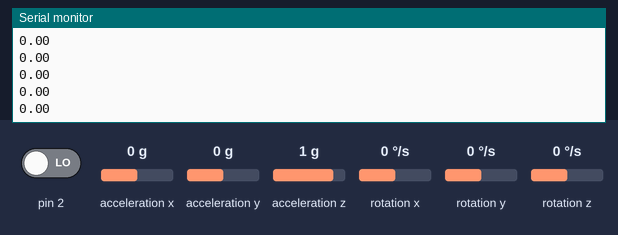
Bench run of a sketch on a simulated Arduino Uno, built with avr-gcc and run on an emulated ATmega328P. On the bench: the last lines printed to the serial monitor. Inputs (shaded band) come from the test bench; at power-on: acceleration y 0 g, acceleration z 1 g, pin 2 LOW, acceleration x 0 g, rotation x 0 °/s, rotation y 0 °/s, rotation z 0 °/s. The sensor or clock chip raises its interrupt line as the real part does.

Above: at 2.2 s.
2.3 s: acceleration y set to -1.4 g
At 2.8 s:
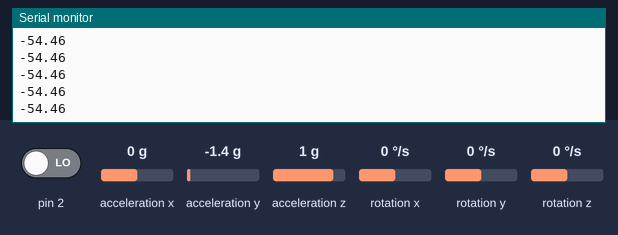
3.8 s: acceleration z set to -1.4 g
At 4.8 s:
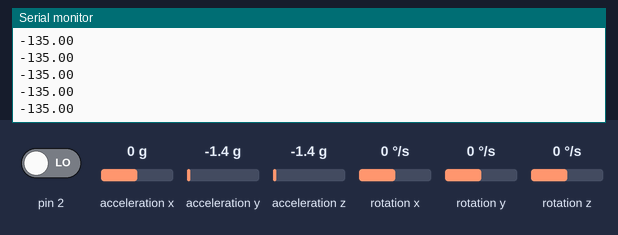
5.3 s: acceleration y set to -0.8 g
At 6.1 s:
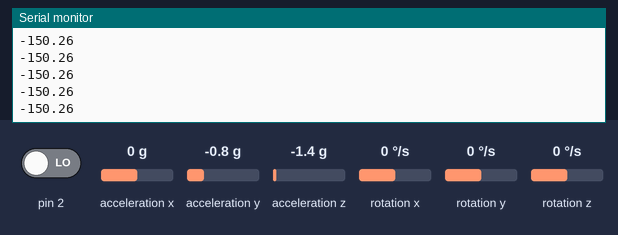
Timing chart, 0 to 8.3 s (numbered marks = the images above; inputs shaded):
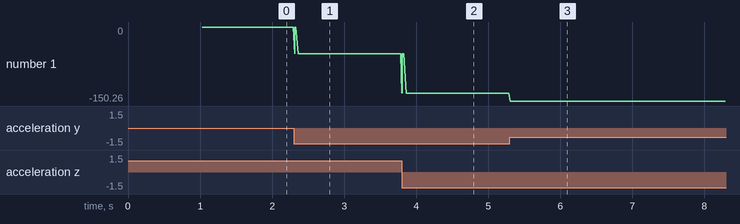

Measured:
- after the input at 2.3 s, the serial monitor: prints a new line at once (image 1)
- after the input at 3.8 s, the serial monitor: prints a new line at once (image 2)
- after the input at 5.3 s, the serial monitor: prints a new line at once (image 3)
- plotted number 1: 0 → -54.46 after the input at 2.3 s, -54.46 → -135 after the input at 3.8 s, -135 → -150.26 after the input at 5.3 s

The sketch:

DataCollection.ino
```cpp
#include "Wire.h"
#include "I2Cdev.h"
#include "MPU6050_6Axis_MotionApps20.h"

MPU6050 mpu1;
MPU6050 mpu2(0x69); //if ADO high --> MPU6050 mpu(0x69)

/* =========================================================================
 NOTE: In addition to connection 3.3v, GND, SDA, and SCL, this sketch
 depends on the MPU-6050's INT pin being connected to the Arduino's
 external interrupt #0 pin. On the Arduino Uno and Mega 2560, this is
 digital I/O pin 2.
 * ========================================================================= */

// uncomment "OUTPUT_READABLE_QUATERNION" if you want to see the actual
// quaternion components in a [w, x, y, z] format (not best for parsing
// on a remote host such as Processing or something though)
#define OUTPUT_READABLE_QUATERNION


// MPU control/status vars
bool dmpReady = false;  // set true if DMP init was successful
uint8_t mpuIntStatus1;   // holds actual interrupt status byte from MPU
uint8_t mpuIntStatus2;
uint8_t devStatus1;     // return status after each device operation (0 = success, !0 = error)
uint8_t devStatus2;
uint16_t packetSize1;    // expected DMP packet size (default is 42 bytes)
uint16_t packetSize2;
uint16_t fifoCount1;     // count of all bytes currently in FIFO
uint16_t fifoCount2;
uint8_t fifoBuffer1[64]; // FIFO storage buffer
uint8_t fifoBuffer2[64]; // FIFO storage buffer

int count=0;
// orientation/motion vars
Quaternion q1;           // [w, x, y, z]         quaternion container
Quaternion q2;
VectorInt16 aa;         // [x, y, z]            accel sensor measurements
VectorInt16 aaReal;     // [x, y, z]            gravity-free accel sensor measurements
VectorInt16 aaWorld;    // [x, y, z]            world-frame accel sensor measurements
VectorFloat gravity;    // [x, y, z]            gravity vector
float euler[3];         // [psi, theta, phi]    Euler angle container
float ypr[3];           // [yaw, pitch, roll]   yaw/pitch/roll container and gravity vector
int arr [50][3];
int arr1 [50][3];
int num;
int num1;
int big;
int big1;
// ================================================================
// ===               INTERRUPT DETECTION ROUTINE                ===
// ================================================================

volatile bool mpuInterrupt = false;     // indicates whether MPU interrupt pin has gone high
void dmpDataReady() {
  mpuInterrupt = true;
}


// ================================================================
// ===                      INITIAL SETUP                       ===
// ================================================================

//* byte start_address = 0;
//* byte end_address = 127;
void setup() {
  // join I2C bus (I2Cdev library doesn't do this automatically)
  //*byte rc;
  Wire.begin();

  for (int i=0; i<50; i++){
    arr[i][0]=1000;
    arr[i][1]=1000;
    arr[i][2]=1000;
  }
  for (int i=0; i<50; i++){
    arr1[i][0]=1000;
    arr1[i][1]=1000;
    arr1[i][2]=1000;
  }
  // initialize serial communication
  //*Serial.begin(9600);
  //*Serial.println("\nI2C Scanner");
  Serial.begin(115200);
  while (!Serial);

  /* /=========================================================================================================
   // I2C address CONTROL

   //Serial.print("Scanning I2C bus from ");
   //Serial.print(start_address,DEC);  Serial.print(" to ");  Serial.print(end_address,DEC);
   //Serial.println("...");

   for( byte addr  = start_address;
   addr <= end_address;
   addr++ ) {
   Wire.beginTransmission(addr);
   rc = Wire.endTransmission();

   if (addr<16) Serial.print("0");
   Serial.print(addr,HEX);
   if (rc==0) {
   Serial.print(" found!");
   } else {
   Serial.print(" "); Serial.print(rc); Serial.print("     ");
   }
   Serial.print( (addr%8)==7 ? "\n":" ");
   }

   Serial.println("\n-------------------------------\nPossible devices:");

   for( byte addr  = start_address;
   addr <= end_address;
   addr++ ) {
   Wire.beginTransmission(addr);
   rc = Wire.endTransmission();
   if (rc == 0) {
   Serial.print(addr,HEX); Serial.print(" = ");
   switch (addr) {
   case 0x50: Serial.println("AT24C32/AT24C64 - EEPROM"); break;
   case 0x68: Serial.println("DS1307"); break;
   default: Serial.println("Unknown"); break;
   }
   }
   }

   Serial.println("\ndone");
   }
   ========================================================================================================= */


  // initialize device
  Serial.println(F("Initializing I2C devices..."));
  mpu1.initialize();
  mpu2.initialize();

  // verify connection
  Serial.println(F("Testing device connections..."));
  Serial.println(mpu1.testConnection() ? F("MPU6050 1 connection successful") : F("MPU6050 1 connection failed"));
  Serial.println(mpu2.testConnection() ? F("MPU6050 2 connection successful") : F("MPU6050 2 connection failed"));

  // wait for ready
  //Serial.println(F("\nSend any character to begin DMP programming and demo: "));
  while (Serial.available() && Serial.read()); // empty buffer
  //while (!Serial.available());                 // wait for data
  //while (Serial.available() && Serial.read()); // empty buffer again

  // load and configure the DMP
  Serial.println(F("Initializing DMP..."));
  devStatus1 = mpu1.dmpInitialize();
  devStatus2 = mpu2.dmpInitialize();

  // make sure it worked (returns 0 if so)
  if (devStatus1 == 0 || devStatus2 == 0) {
    // turn on the DMP, now that it's ready
    Serial.println(F("Enabling DMP..."));
    mpu1.setDMPEnabled(true);
    mpu2.setDMPEnabled(true);

    // enable Arduino interrupt detection
    Serial.println(F("Enabling interrupt detection (Arduino external interrupt 0)..."));
    attachInterrupt(0, dmpDataReady, RISING);
    mpuIntStatus1 = mpu1.getIntStatus();
    mpuIntStatus2 = mpu2.getIntStatus();

    // set our DMP Ready flag so the main loop() function knows it's okay to use it
    Serial.println(F("DMP ready! Waiting for first interrupt..."));
    dmpReady = true;

    // get expected DMP packet size for later comparison
    packetSize1 = mpu1.dmpGetFIFOPacketSize();
    packetSize2 = mpu2.dmpGetFIFOPacketSize();
  }
  else {
    // ERROR!
    // 1 = initial memory load failed
    // 2 = DMP configuration updates failed
    // (if it's going to break, usually the code will be 1)
    Serial.print(F("DMP Initialization failed (code "));
    Serial.print(devStatus1);
    Serial.print(" ");
    Serial.print(devStatus2);
    Serial.println(F(")"));
  }
}


// ================================================================
// ===                    MAIN PROGRAM LOOP                     ===
// ================================================================

void loop() {
  // if programming failed, don't try to do anything
  //if (!dmpReady) return;

  // wait for MPU interrupt or extra packet(s) available
  //while (!mpuInterrupt){ // && fifoCount1 < packetSize1 && fifoCount2 < packetSize2) {
    //Serial.print("\nwaiting...\n");
  // other program behavior stuff here
  // .
  // .
  // .
  // if you are really paranoid you can frequently test in between other
  // stuff to see if mpuInterrupt is true, and if so, "break;" from the
  // while() loop to immediately process the MPU data
  // .
  // .
  // .
 // }

  // reset interrupt flag and get INT_STATUS byte
  mpuInterrupt = false;
  mpuIntStatus1 = mpu1.getIntStatus();
  mpuIntStatus2 = mpu2.getIntStatus();

  // get current FIFO count
  fifoCount1 = mpu1.getFIFOCount();
  fifoCount2 = mpu2.getFIFOCount();

  // check for overflow (this should never happen unless our code is too inefficient)
  if ((mpuIntStatus1 & 0x10) || (mpuIntStatus2 & 0x10) || fifoCount1 == 1024 || fifoCount2 == 1024) {
    // reset so we can continue cleanly
    mpu1.resetFIFO();
    mpu2.resetFIFO();
    Serial.println(F("FIFO overflow!"));

    // otherwise, check for DMP data ready interrupt (this should happen frequently)
  }
  else if ((mpuIntStatus1 & 0x02) || (mpuIntStatus2 & 0x02)) {
    // wait for correct available data length, should be a VERY short wait
    while (fifoCount1 < packetSize1 && fifoCount2 < packetSize2)
    {
      fifoCount1 = mpu1.getFIFOCount();
      fifoCount2 = mpu2.getFIFOCount();
    }

    // read a packet from FIFO
    mpu1.getFIFOBytes(fifoBuffer1, packetSize1);
    mpu2.getFIFOBytes(fifoBuffer2, packetSize2);

    // track FIFO count here in case there is > 1 packet available
    // (this lets us immediately read more without waiting for an interrupt)
    fifoCount1 -= packetSize1;
    fifoCount2 -= packetSize2;

#ifdef OUTPUT_READABLE_QUATERNION
    // display quaternion values in easy matrix form: w x y z
    mpu1.dmpGetQuaternion(&q1, fifoBuffer1);
    mpu1.dmpGetGravity(&gravity, &q1);
    mpu1.dmpGetYawPitchRoll(ypr, &q1, &gravity);
    num++;
    /*Serial.print("ypr\t");
    Serial.print(ypr[0] * 180/M_PI);
    Serial.print("\t");
    Serial.print(ypr[1] * 180/M_PI);
    Serial.print("\t");*/
    Serial.println(ypr[2] * 180/M_PI);
    int count1=(count+25)%50;
    if (1.0*arr[count1][2]-20>ypr[2]*180/M_PI){
      int x=arr[count1][2];

      if (num-20>big){

        //if (ypr[2]*180/M_PI+10<x){
        bool yoy=true;
        for (int i=0;i<49;i++){
          //Serial.println(arr[i][2]);
          if (abs(arr[i+1][2]-arr[i][2])>5){
            yoy=false;
          }
        }
        if (yoy){
          Serial.println(arr[count][2]);
          Serial.println(x);
          Serial.println(ypr[2]*180/M_PI);
          for (int kek=0;kek<50;kek++){
            Serial.println(arr[kek][2]);
          }
          if (arr[count][2]+20<ypr[2]*180/M_PI){
            Serial.write("EEEEEEEEE");
          }
          //else if (ypr[2]*180/M_PI-10>x){
          else if (arr[count][2]-20>ypr[2]*180/M_PI){
            Serial.write("CCCCCCCC");
          }
          else{
            Serial.write("DDDDDDDD");
          }
        big=num;
        }
      }
    }
    arr[count][0]=1.0*ypr[0]*180/M_PI;

    arr[count][1]=1.0*ypr[1]*180/M_PI;
    arr[count][2]=1.0*ypr[2]*180/M_PI;

    /*Serial.print(arr[0][2]);
    Serial.print(arr[1][2]);
    Serial.print(arr[2][2]);
    Serial.print(arr[3][2]);
    Serial.print(arr[4][2]);
    Serial.print(ypr[0]*180/M_PI);
    Serial.print(ypr[1]*180/M_PI);
    Serial.println(ypr[2]*180/M_PI);*/

    count+=1;
    if (count==50){
      count=0;
    }
    mpu2.dmpGetQuaternion(&q2, fifoBuffer2);
    mpu2.dmpGetGravity(&gravity, &q2);
    mpu2.dmpGetYawPitchRoll(ypr, &q2, &gravity);
    /*Serial.print("ypr\t");
    Serial.print(ypr[0] * 180/M_PI);
    Serial.print("\t");
    Serial.print(ypr[1] * 180/M_PI);
    Serial.print("\t");
    Serial.println(ypr[2] * 180/M_PI);*/
    /*mpu1.dmpGetQuaternion(&q1, fifoBuffer1);
    Serial.print("a2 1 0 0 0 ");
    Serial.print(q1.w);
    Serial.print(" ");
    Serial.print(q1.x);
    Serial.print(" ");
    Serial.print(q1.y);
    Serial.print(" ");
    Serial.print(q1.z);
    Serial.print("\n");
    mpu2.dmpGetQuaternion(&q2, fifoBuffer2);
    Serial.print("2 0 0 0 ");
    Serial.print(q2.w);
    Serial.print(" ");
    Serial.print(q2.x);
    Serial.print(" ");
    Serial.print(q2.y);
    Serial.print(" ");
    Serial.print(q2.z);
    Serial.println("b");
    Serial.print("\n");*/
#endif
  }
}
```
